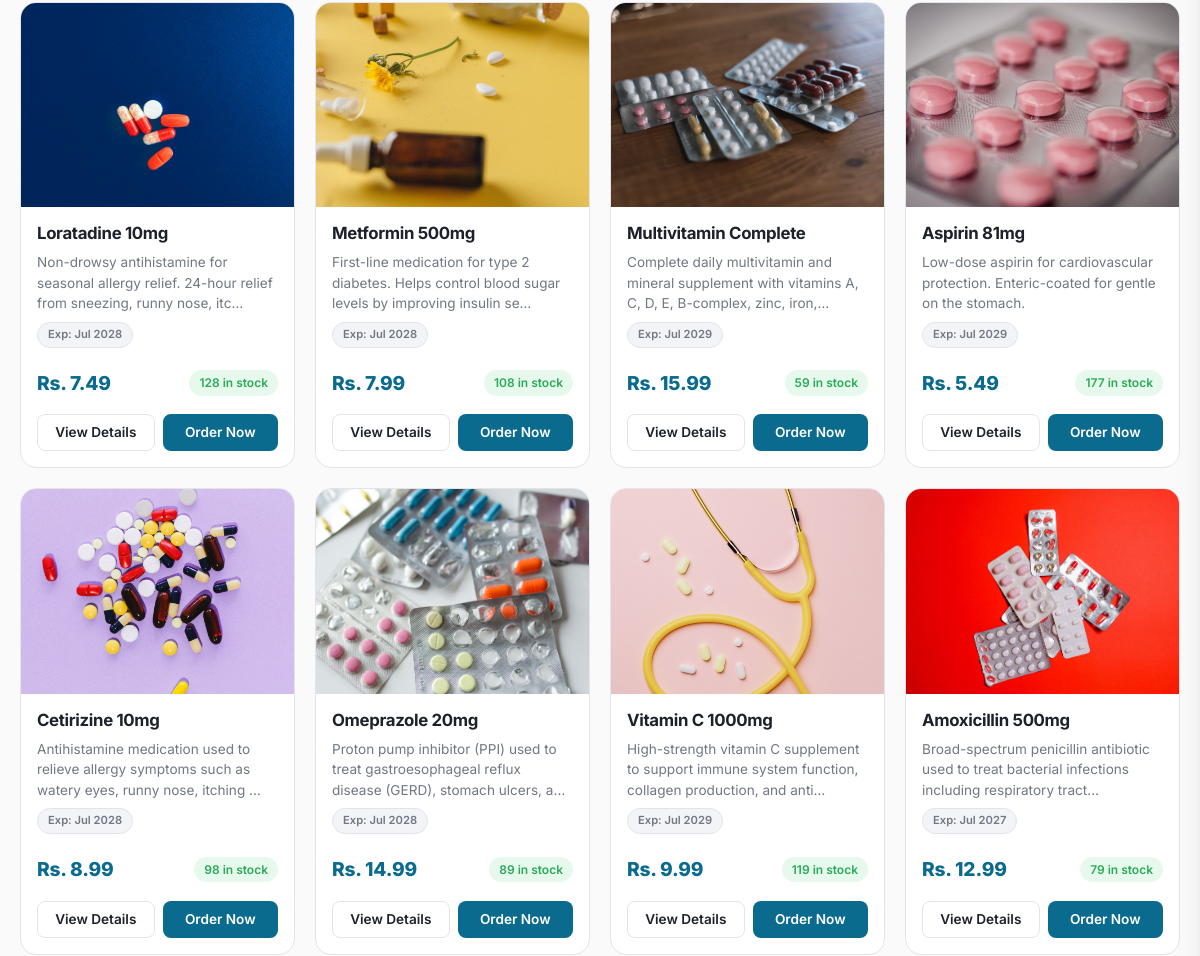
The app's page / (middle part), older data.
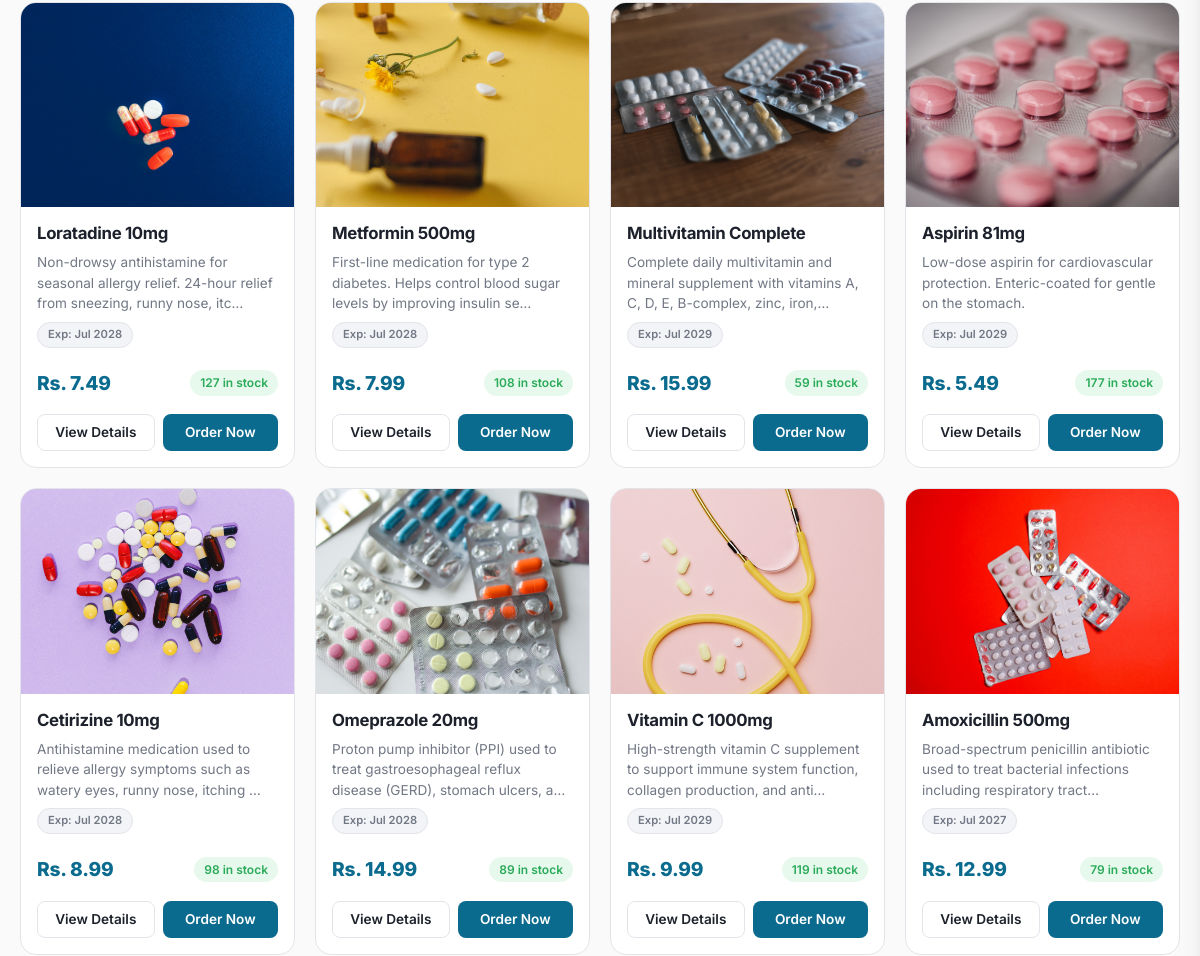
The same page, newer data.
### products/models.py (models this page shows, shortened)
class Product(models.Model):
    category = models.ForeignKey(Category, on_delete=models.SET_NULL, null=True, blank=True, related_name='products')
    name = models.CharField(max_length=100)
    description = models.TextField(blank=True)
    price = models.DecimalField(max_digits=8, decimal_places=2)
    image = models.ImageField(upload_to='product_images/', blank=True, null=True)
    stock = models.PositiveIntegerField(default=0)
    expiry_date = models.DateField(blank=True, null=True)
    is_prescription_required = models.BooleanField(default=False)
    manufacturer = models.CharField(max_length=200, blank=True)
    created_at = models.DateTimeField(auto_now_add=True)

### pharmacy_ecommerce/views.py (the view)
# urls.py: path('', views.home, name='home'),
def home(request):
    from products.models import Product
    featured = Product.objects.all().order_by('-created_at')[:8]
    return render(request, 'home.html', {'featured_products': featured})

### templates/home.html (shortened to what this page needs)
{% extends 'base.html' %}
{% load static %}
{% block content %}
{% if featured_products %}
<section class="section">
  <div class="products-grid animate-fade-in-up">
    {% for p in featured_products %}
      <article class="product-card">
        {% if p.image and p.image.name %}
          <div class="product-image">
            <img src="{{ p.image.url }}" alt="{{ p.name }}" loading="lazy">
          </div>
        {% else %}
          <div class="product-image no-image">
            <svg width="56" height="56" viewBox="0 0 24 24" fill="none" stroke="currentColor" stroke-width="1.5" stroke-linecap="round" stroke-linejoin="round"><rect x="3" y="3" width="18" height="18" rx="2"/><path d="M3 9h18"/><path d="M9 21V9"/></svg>
          </div>
        {% endif %}
        <div class="product-info">
          <h3>{{ p.name }}</h3>
          <p class="description">{{ p.description|truncatechars:100 }}</p>
          <div class="product-meta">
            {% if p.expiry_date %}
              <span class="badge">Exp: {{ p.expiry_date|date:"M Y" }}</span>
            {% endif %}
          </div>
          <div class="product-card-footer">
            <span class="price">Rs. {{ p.price }}</span>
            {% if p.stock > 10 %}
              <span class="stock-badge in-stock">{{ p.stock }} in stock</span>
            {% elif p.stock > 0 %}
              <span class="stock-badge low-stock">Only {{ p.stock }} left</span>
            {% else %}
              <span class="stock-badge out-of-stock">Out of Stock</span>
            {% endif %}
          </div>
        </div>
        <div class="product-card-actions">
          <a href="{% url 'products:detail' p.pk %}" class="btn btn-secondary">View Details</a>
          {% if p.stock > 0 %}
            <a href="{% url 'orders:place' p.pk %}" class="btn btn-primary">Order Now</a>
          {% endif %}
        </div>
      </article>
    {% endfor %}
  </div>
</section>
{% endif %}
{% endblock %}

### templates/base.html (shortened to what this page needs)
{% load static %}
<!doctype html>
<html lang="en" data-theme="light">
<head>
  <link rel="stylesheet" href="{% static 'css/styles.css' %}">
</head>
<body>
  <div class="page-shell">
    <main class="page-content animate-fade-in-up">
      {% block content %}{% endblock %}
    </main>
  </div>
</body>
</html>

Row changes from the older to the newer data that the page shows:
changed Product "Loratadine 10mg": stock "128" → "127"
